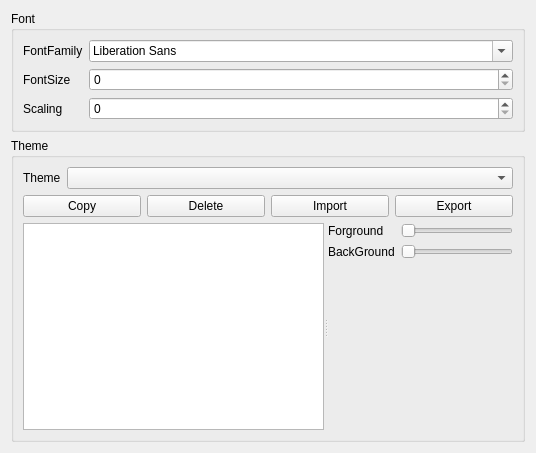
<?xml version="1.0" encoding="UTF-8"?>
<ui version="4.0">
 <class>ScriptUISettingDialog</class>
 <widget class="QWidget" name="ScriptUISettingDialog">
  <property name="geometry">
   <rect>
    <x>0</x>
    <y>0</y>
    <width>536</width>
    <height>453</height>
   </rect>
  </property>
  <property name="windowTitle">
   <string>Form</string>
  </property>
  <layout class="QVBoxLayout" name="verticalLayout">
   <item>
    <widget class="QGroupBox" name="groupBox">
     <property name="sizePolicy">
      <sizepolicy hsizetype="Preferred" vsizetype="Maximum">
       <horstretch>0</horstretch>
       <verstretch>0</verstretch>
      </sizepolicy>
     </property>
     <property name="title">
      <string>Font</string>
     </property>
     <layout class="QFormLayout" name="formLayout">
      <item row="0" column="0">
       <widget class="QLabel" name="label">
        <property name="text">
         <string>FontFamily</string>
        </property>
       </widget>
      </item>
      <item row="0" column="1">
       <widget class="QFontComboBox" name="fontComboBox"/>
      </item>
      <item row="1" column="0">
       <widget class="QLabel" name="label_2">
        <property name="text">
         <string>FontSize</string>
        </property>
       </widget>
      </item>
      <item row="1" column="1">
       <widget class="QSpinBox" name="spinBox"/>
      </item>
      <item row="2" column="0">
       <widget class="QLabel" name="label_3">
        <property name="text">
         <string>Scaling</string>
        </property>
       </widget>
      </item>
      <item row="2" column="1">
       <widget class="QSpinBox" name="spinBox_2"/>
      </item>
     </layout>
    </widget>
   </item>
   <item>
    <widget class="QGroupBox" name="groupBox_2">
     <property name="title">
      <string>Theme</string>
     </property>
     <layout class="QVBoxLayout" name="verticalLayout_2">
      <item>
       <layout class="QHBoxLayout" name="horizontalLayout_2">
        <item>
         <widget class="QLabel" name="label_4">
          <property name="text">
           <string>Theme</string>
          </property>
         </widget>
        </item>
        <item>
         <widget class="QComboBox" name="comboBox">
          <property name="sizePolicy">
           <sizepolicy hsizetype="Expanding" vsizetype="Fixed">
            <horstretch>0</horstretch>
            <verstretch>0</verstretch>
           </sizepolicy>
          </property>
         </widget>
        </item>
       </layout>
      </item>
      <item>
       <layout class="QHBoxLayout" name="horizontalLayout">
        <item>
         <widget class="QPushButton" name="pushButton">
          <property name="text">
           <string>Copy</string>
          </property>
         </widget>
        </item>
        <item>
         <widget class="QPushButton" name="pushButton_2">
          <property name="text">
           <string>Delete</string>
          </property>
         </widget>
        </item>
        <item>
         <widget class="QPushButton" name="pushButton_3">
          <property name="text">
           <string>Import</string>
          </property>
         </widget>
        </item>
        <item>
         <widget class="QPushButton" name="pushButton_4">
          <property name="text">
           <string>Export</string>
          </property>
         </widget>
        </item>
       </layout>
      </item>
      <item>
       <widget class="QSplitter" name="splitter">
        <property name="orientation">
         <enum>Qt::Horizontal</enum>
        </property>
        <widget class="QListView" name="listView"/>
        <widget class="QWidget" name="widget" native="true">
         <layout class="QFormLayout" name="formLayout_2">
          <item row="0" column="0">
           <widget class="QLabel" name="label_5">
            <property name="text">
             <string>Forground</string>
            </property>
           </widget>
          </item>
          <item row="0" column="1">
           <widget class="QSlider" name="horizontalSlider">
            <property name="orientation">
             <enum>Qt::Horizontal</enum>
            </property>
           </widget>
          </item>
          <item row="1" column="0">
           <widget class="QLabel" name="label_6">
            <property name="text">
             <string>BackGround</string>
            </property>
           </widget>
          </item>
          <item row="1" column="1">
           <widget class="QSlider" name="horizontalSlider_2">
            <property name="orientation">
             <enum>Qt::Horizontal</enum>
            </property>
           </widget>
          </item>
         </layout>
        </widget>
       </widget>
      </item>
     </layout>
    </widget>
   </item>
  </layout>
 </widget>
 <resources/>
 <connections/>
</ui>
